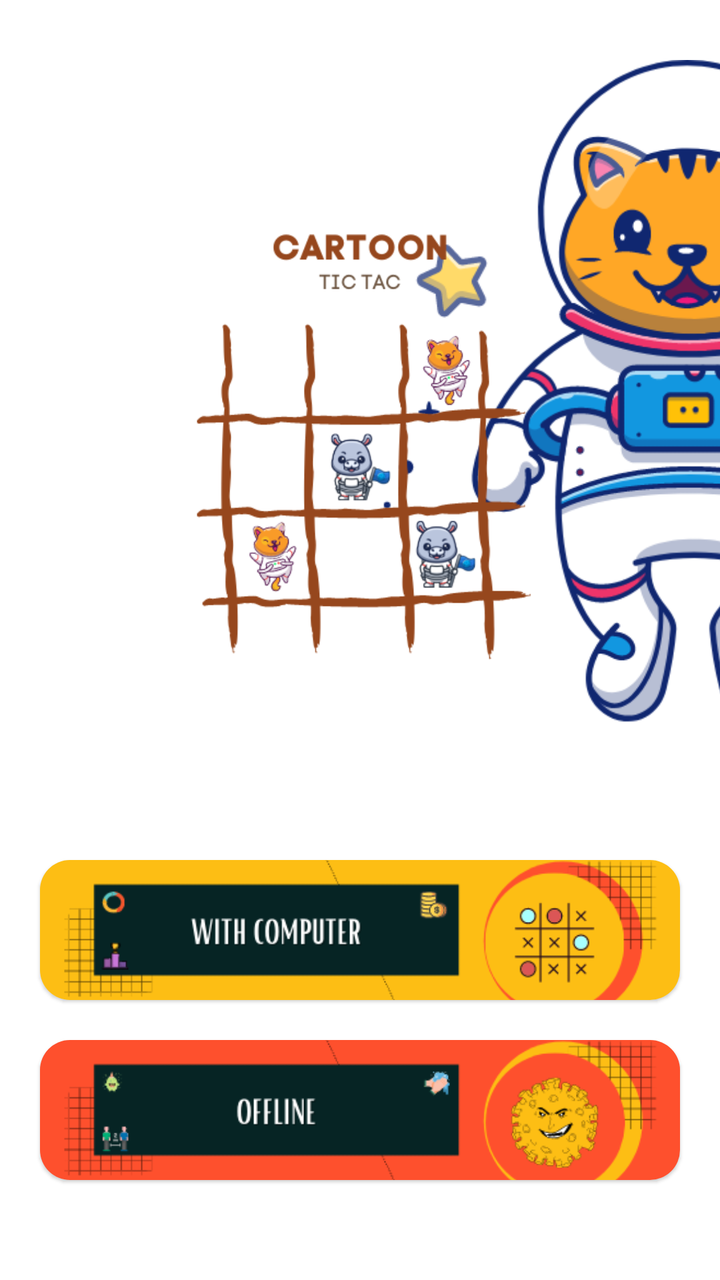
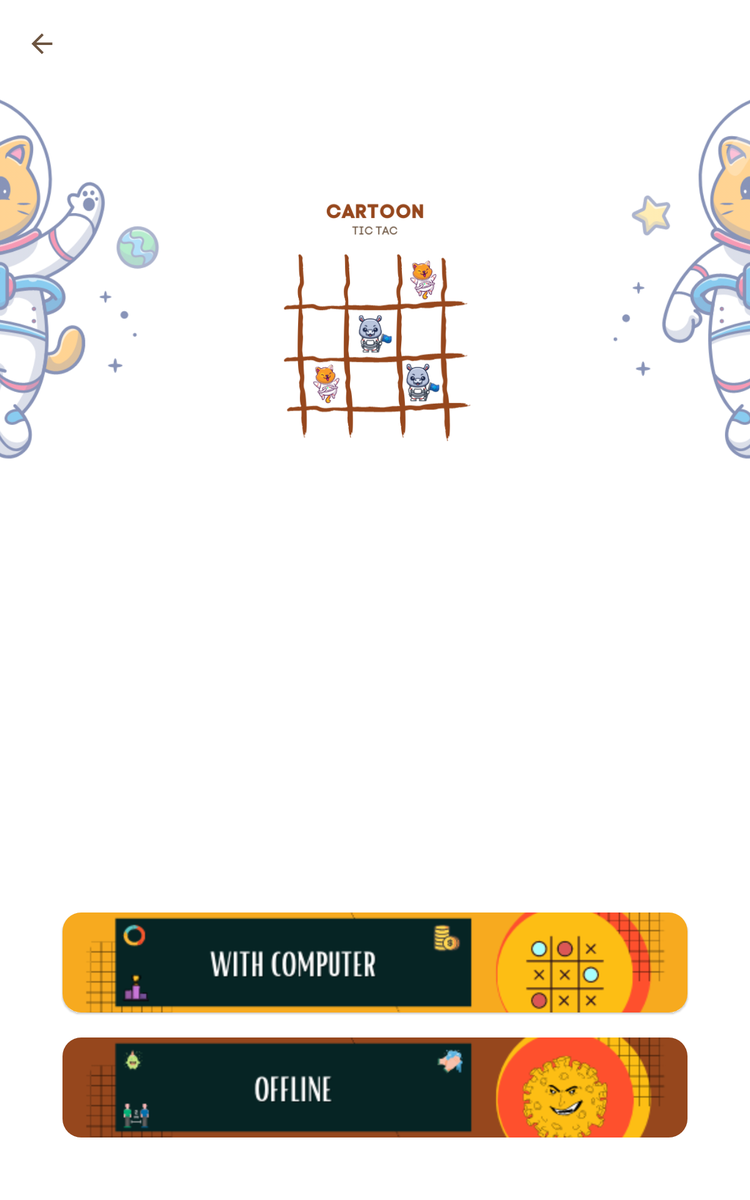

One screen, two layout resources from the same app: the default and the repository's alternative for another configuration. Each is rendered where Android would select it; the XML of both is given below.
<!-- AndroidManifest.xml: application theme Theme.TICTOCTOE -->
<!-- res/layout/activity_game_home.xml -->
<?xml version="1.0" encoding="utf-8"?>
<RelativeLayout
    xmlns:android="http://schemas.android.com/apk/res/android"
    xmlns:app="http://schemas.android.com/apk/res-auto"
    xmlns:tools="http://schemas.android.com/tools"
    android:layout_width="match_parent"
    android:layout_height="match_parent"
    android:background="@drawable/background"
    tools:context=".Game.GameHome">

    <Button
        android:id="@+id/back"
        style="@style/Widget.MaterialComponents.Button.TextButton.Icon"
        android:layout_width="45dp"
        android:layout_height="45dp"
        android:layout_marginStart="8dp"
        android:layout_marginTop="5dp"
        app:icon="@drawable/ic_baseline_arrow_back_24"
        app:iconTint="@color/white"
        app:rippleColor="@color/white"
        android:layout_marginLeft="8dp" />

    <ImageView
        android:layout_width="350dp"
        android:layout_height="340dp"
        android:layout_alignParentEnd="true"
        android:layout_marginTop="30dp"
        android:layout_marginEnd="-170dp"
        android:src="@drawable/logo_game_eagle" />

    <ImageView
        android:id="@+id/logo"
        android:layout_width="280dp"
        android:layout_height="280dp"
        android:layout_marginTop="80dp"
        android:layout_centerHorizontal="true"
        android:src="@drawable/logo_game"/>

    <com.google.android.material.card.MaterialCardView
        android:id="@+id/tic_toc_toe"
        android:layout_width="match_parent"
        android:layout_height="70dp"
        android:layout_marginHorizontal="20dp"
        android:layout_above="@id/offline"
        android:layout_marginBottom="20dp"
        app:cardCornerRadius="15dp"
        app:cardBackgroundColor="@color/white_light"
        android:clickable="true"
        android:focusable="true">

        <RelativeLayout
            android:layout_width="match_parent"
            android:layout_height="match_parent" >

            <ImageView
                android:layout_width="match_parent"
                android:layout_height="match_parent"
                android:src="@drawable/tic_toc_toe"
                android:scaleType="centerCrop"/>
        </RelativeLayout>
    </com.google.android.material.card.MaterialCardView>

    <com.google.android.material.card.MaterialCardView
        android:id="@+id/offline"
        android:layout_width="match_parent"
        android:layout_height="70dp"
        android:layout_marginHorizontal="20dp"
        android:layout_alignParentBottom="true"
        android:layout_marginBottom="50dp"
        app:cardCornerRadius="15dp"
        app:cardBackgroundColor="@color/white_light"
        android:clickable="true"
        android:focusable="true">

        <RelativeLayout
            android:layout_width="match_parent"
            android:layout_height="match_parent" >

            <ImageView
                android:layout_width="match_parent"
                android:layout_height="match_parent"
                android:src="@drawable/corona_runner"
                android:scaleType="centerCrop"/>
        </RelativeLayout>
    </com.google.android.material.card.MaterialCardView>

</RelativeLayout>
<!-- resources referenced by this layout -->
<resources>
  <color name="white">#FFFFFFFF</color>
  <color name="white_light">#e4f0fb</color>
  <!-- drawable corona_runner: png bitmap (drawable, 21447 bytes) -->
  <!-- drawable ic_baseline_arrow_back_24 (drawable) -->
  <vector xmlns:android="http://schemas.android.com/apk/res/android"
      android:width="25dp"
      android:height="25dp"
      android:viewportWidth="24"
      android:viewportHeight="24"
      android:tint="?attr/colorControlNormal"
      android:autoMirrored="true">
    <path
        android:fillColor="@android:color/black"
        android:pathData="M20,11H7.83l5.59,-5.59L12,4l-8,8 8,8 1.41,-1.41L7.83,13H20v-2z"/>
  </vector>
  <!-- drawable logo_game: png bitmap (drawable, 43998 bytes) -->
  <!-- drawable logo_game_eagle: png bitmap (drawable, 80888 bytes) -->
  <!-- drawable tic_toc_toe: png bitmap (drawable, 20540 bytes) -->
  <style name="Theme.TICTOCTOE" parent="Theme.MaterialComponents.DayNight.NoActionBar">
          
          <item name="colorPrimary">@color/text</item>
          <item name="colorPrimaryVariant">@color/statusBar</item>
          <item name="colorOnPrimary">@color/white</item>
          
          <item name="colorSecondary">@color/teal_200</item>
          <item name="colorSecondaryVariant">@color/teal_700</item>
          <item name="colorOnSecondary">@color/black</item>
          
          <item name="android:statusBarColor" tools:targetApi="l">@color/text</item>
          
      </style>
  <color name="text">#6D5541</color>
  <color name="statusBar">#283B59</color>
  <color name="teal_200">#FF03DAC5</color>
  <color name="teal_700">#FF018786</color>
  <color name="black">#FF000000</color>
</resources>
<!-- res/layout-sw600dp/activity_game_home.xml (the repository's variant of the layout above) -->
<!-- drawn on a 7-inch tablet held upright -->
<?xml version="1.0" encoding="utf-8"?>
<RelativeLayout
    xmlns:android="http://schemas.android.com/apk/res/android"
    xmlns:app="http://schemas.android.com/apk/res-auto"
    xmlns:tools="http://schemas.android.com/tools"
    android:layout_width="match_parent"
    android:layout_height="match_parent"
    tools:context=".Game.GameHome">

    <Button
        android:id="@+id/back"
        style="@style/Widget.MaterialComponents.Button.TextButton.Icon"
        android:layout_width="40dp"
        android:layout_height="40dp"
        android:layout_marginStart="13dp"
        android:layout_marginTop="15dp"
        app:icon="@drawable/ic_baseline_arrow_back_24"
        app:iconTint="@color/text"
        app:rippleColor="@color/text" />

    <ImageView
        android:layout_width="350dp"
        android:layout_height="340dp"
        android:layout_below="@id/back"
        android:layout_alignParentStart="true"
        android:layout_marginStart="-190dp"
        android:padding="20dp"
        android:alpha="0.5"
        android:src="@drawable/logo_game_eagle" />

    <ImageView
        android:layout_width="350dp"
        android:layout_height="340dp"
        android:layout_below="@id/back"
        android:layout_alignParentEnd="true"
        android:layout_marginEnd="-210dp"
        android:alpha="0.5"
        android:padding="20dp"
        android:src="@drawable/logo_game_eagle" />

    <ImageView
        android:id="@+id/logo"
        android:layout_width="250dp"
        android:layout_height="250dp"
        android:layout_alignParentTop="true"
        android:layout_centerHorizontal="true"
        android:layout_marginTop="130dp"
        android:src="@drawable/logo_game" />

    <com.google.android.material.card.MaterialCardView
        android:id="@+id/tic_toc_toe"
        android:layout_width="500dp"
        android:layout_height="80dp"
        android:layout_marginHorizontal="20dp"
        android:layout_above="@id/offline"
        android:layout_marginBottom="20dp"
        app:cardCornerRadius="15dp"
        android:layout_centerHorizontal="true"
        app:cardBackgroundColor="@color/white_light"
        android:clickable="true"
        android:focusable="true">

        <RelativeLayout
            android:layout_width="match_parent"
            android:layout_height="match_parent" >

            <ImageView
                android:layout_width="match_parent"
                android:layout_height="match_parent"
                android:src="@drawable/offline"
                android:scaleType="centerCrop"/>
        </RelativeLayout>
    </com.google.android.material.card.MaterialCardView>

    <com.google.android.material.card.MaterialCardView
        android:id="@+id/offline"
        android:layout_width="500dp"
        android:layout_height="80dp"
        android:layout_marginHorizontal="20dp"
        android:layout_alignParentBottom="true"
        android:layout_marginBottom="50dp"
        app:cardCornerRadius="15dp"
        app:cardBackgroundColor="@color/white_light"
        android:layout_centerHorizontal="true"
        android:clickable="true"
        android:focusable="true">

        <RelativeLayout
            android:layout_width="match_parent"
            android:layout_height="match_parent" >

            <ImageView
                android:layout_width="match_parent"
                android:layout_height="match_parent"
                android:src="@drawable/computer"
                android:scaleType="centerCrop"/>
        </RelativeLayout>
    </com.google.android.material.card.MaterialCardView>

</RelativeLayout>
<!-- resources referenced by the variant -->
<!-- as a 7-inch tablet held upright resolves them -->
<resources>
  <color name="text">#6D5541</color>
  <color name="white_light">#e4f0fb</color>
  <!-- drawable computer: png bitmap (drawable, 22130 bytes) -->
  <!-- drawable ic_baseline_arrow_back_24 (drawable) -->
  <vector xmlns:android="http://schemas.android.com/apk/res/android"
      android:width="25dp"
      android:height="25dp"
      android:viewportWidth="24"
      android:viewportHeight="24"
      android:tint="?attr/colorControlNormal"
      android:autoMirrored="true">
    <path
        android:fillColor="@android:color/black"
        android:pathData="M20,11H7.83l5.59,-5.59L12,4l-8,8 8,8 1.41,-1.41L7.83,13H20v-2z"/>
  </vector>
  <!-- drawable logo_game: png bitmap (drawable, 43998 bytes) -->
  <!-- drawable logo_game_eagle: png bitmap (drawable, 80888 bytes) -->
  <!-- drawable offline: png bitmap (drawable, 20690 bytes) -->
  <style name="Theme.TICTOCTOE" parent="Theme.MaterialComponents.DayNight.NoActionBar">
          
          <item name="colorPrimary">@color/text</item>
          <item name="colorPrimaryVariant">@color/statusBar</item>
          <item name="colorOnPrimary">@color/white</item>
          
          <item name="colorSecondary">@color/teal_200</item>
          <item name="colorSecondaryVariant">@color/teal_700</item>
          <item name="colorOnSecondary">@color/black</item>
          
          <item name="android:statusBarColor" tools:targetApi="l">@color/text</item>
          
      </style>
  <color name="statusBar">#283B59</color>
  <color name="white">#FFFFFFFF</color>
  <color name="teal_200">#FF03DAC5</color>
  <color name="teal_700">#FF018786</color>
  <color name="black">#FF000000</color>
</resources>
